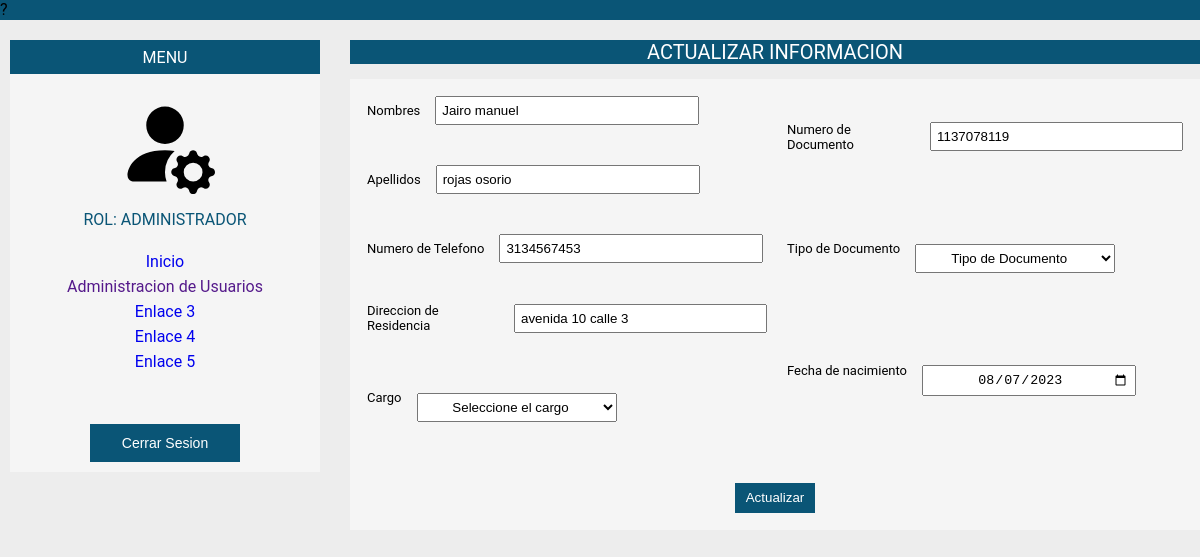
Page /Administrador/EditarUsuario.php?id=2 on the committed database.
### tables this page shows
CREATE TABLE `usersystem` (
  `iduserSystem` int NOT NULL AUTO_INCREMENT,
  `nombres` varchar(20) DEFAULT NULL,
  `apellidos` varchar(30) DEFAULT NULL,
  `tipoDocumento` varchar(50) DEFAULT NULL,
  `numeroDocumento` varchar(20) DEFAULT NULL,
  `telefono` varchar(50) DEFAULT NULL,
  `direccion` varchar(50) DEFAULT NULL,
  `fechaNacimiento` varchar(50) DEFAULT NULL,
  `cargo` varchar(50) DEFAULT NULL,
  PRIMARY KEY (`iduserSystem`)
);

### Administrador/EditarUsuario.php (the view, shortened to what this page needs)
<?php
    $conexion = connection();
    $id=$_GET['id'];
    $sql="SELECT * FROM usersystem WHERE iduserSystem='$id'";
    $query=mysqli_query($conexion, $sql);
    $row=mysqli_fetch_array($query);
?>
<!DOCTYPE html>
<html lang="en">
<head>
    <link rel="stylesheet" type="text/css" href="../css/style.css">
</head>
<?php include("../head.php"); ?>
<main>
<?php include("../Administrador/Menu.php"); ?>
<div class="contenedor">
  <div class="encabezado">
    <label for="">ACTUALIZAR INFORMACION</label>
  </div>
        <form class="tablaUsuarios" id="createuser" action="OpEditar.php" method="POST">
            <div class="registro">
              <div class="columna1">
                 <div class="nombres">
                   <label for="">Nombres</label>
                   <input placeholder="Nombres" type="text" name="nombres" id="nombres" value="<?= $row['nombres']?>">
                 </div>
                 <div class="apellidos">
                   <label for="">Apellidos</label>
                   <input placeholder="Apellidos"type="text" name="apellidos" id="apellidos"value="<?= $row['apellidos']?>">
                 </div>
                 <div class="contacto">
                   <label for="">Numero de Telefono</label>
                   <input placeholder="Número de telefono" type="tel" name="telefono" id="telefono" value="<?= $row['telefono']?>">
                 </div>
                 <div class="direccion">
                   <label for="">Direccion de Residencia</label>
                   <input placeholder="Direccion de recidencia" type="text" name="direccion" id="direccion" value="<?= $row['direccion']?>">
                 </div>
                 <div class="cargo">
                   <label for="">Cargo</label>
                   <select name="cargo" id="cargo">
                     <option value="<?= $row['cargo']?>">Seleccione el cargo</option>
                   </select>
                 </div>
              </div>
              <div class="columna2">
                 <div class="numero_documento">
                   <label for="">Numero de Documento</label>
                   <input placeholder="Número de documento"type="text" name="numeroDocumento" id="dni" value="<?= $row['numeroDocumento']?>">
                 </div>
                 <div class="tipo_documento">
                   <label for="">Tipo de Documento</label>
                     <select name="tipoDocumento" id="selectdniuser">
                       <option value="<?= $row['tipoDocumento']?>">Tipo de Documento</option>
                     </select>
                 </div>
                 <div class="fechanacimiento">
                  <label for="">Fecha de nacimiento</label>
                   <input placeholder="" type="date" name="fechaNacimiento" id="fechanacimiento" value="<?= $row['fechaNacimiento']?>">
                 </div>
                 </div>
              </div>
            <div class="btnreg">
            <button id="btnactualizar" onclick="" type="submit">Actualizar</button>
            </div>
              </form>
            </div>
</main>
</html>

### css/style.css (style rules this page uses)
:root { --main-bg-color: rgb(237,237,237); --main-text-color: #fff; --main-cont-color: rgb(245, 245, 245); --main-bor-color: rgb(10,85,118); }
body { background-color: var(--main-bg-color); margin: 0; font-family: Roboto; }
main { display: flex; gap: 30px; }
.registro { display: flex; gap: 20px; }
.nombres, .apellidos, .contacto, .direccion, .cargo, .numero_documento, .tipo_documento, .fechanacimiento, .nombreUsuario, .contraseña { display: flex; font-size: 13px; align-items: center; gap: 15px; margin-bottom: 20px; }
#nombres, #apellidos, #dni, #telefono, #user, #pass, #selectdniuser, #direccion { padding: 5px; width: 250px; }
#cargo, #selectdniuser, #fechanacimiento { text-align: center; padding: 5px; margin-top: 20px; width: 200px; }
.btnreg, .btnsave { display: grid; margin-top: 5%; justify-items: center; align-items: center; }
#btnregistro, #btnactualizar, #btnCrearUsuario, #btnCancelar, #btngenerar, #btneliminar { background-color: var(--main-bor-color); border: solid var(--main-bor-color); color: var(--main-text-color); height: 30px; width: 80px; }
.tablaUsuarios { display: grid; margin-top: 15px; padding: 2%; background-color: var(--main-cont-color); }
.encabezado { margin-top: 20px; font-size: 20px; text-align: center; height: auto; color: #fff; background-color: var(--main-bor-color); }
.columna1, .columna2, .columna3 { display: grid; }
.columna1 { gap: 20px; }

### rows in the picture
usersystem: nombres "Jairo manuel", telefono "3134567453", direccion "avenida 10 calle 3", numeroDocumento "1137078119", fechaNacimiento "08/07/2023"
